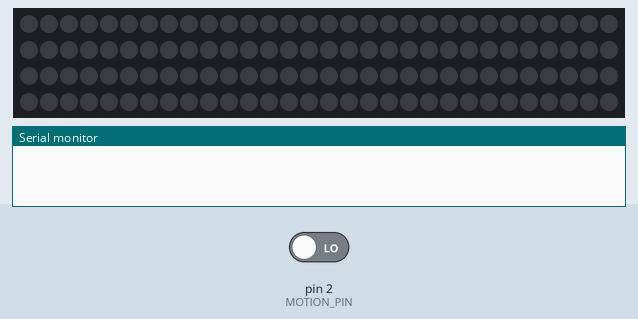
Simulated run of this sketch. Board: Arduino Uno, built with avr-gcc and run on an emulated ATmega328P. On the bench: 120 RGB LEDs in strip order, left to right, continuing on the next row, the last lines printed to the serial monitor. The test bench sets the inputs (shaded band); at power-on: pin 2 (MOTION_PIN) LOW. Dim RGB values are drawn brighter than linear.

Above: at 1.2 s.
1.3 s: pin 2 (MOTION_PIN) driven HIGH
At 2.09 s:
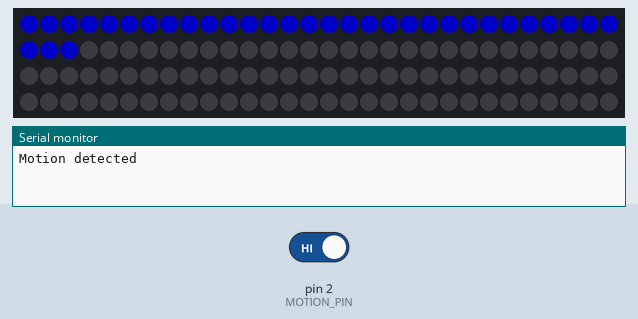
At 4.0 s:
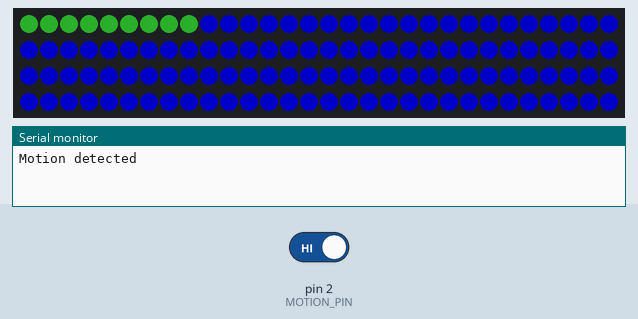

Measured:
- after the input at 1.3 s, the LEDs: first change at once (image 1 shows a later state)

The sketch:

AutoLights.ino
```cpp
/*
  Project: AutoLights
  Author: Liam Dyer
  Created: January 10, 2024
  Last Modified: January 10, 2024
  Description: This Arduino sketch controls an LED strip based on motion detection. When motion is detected,
               it triggers a predefined LED animation sequence. After a period of inactivity, the LEDs fade out.
*/

#include <FastLED.h>
const int MOTION_PIN = 2;
const int LED_PIN = 7;
const int NUM_LEDS = 120;

CRGB leds[NUM_LEDS];
bool motionDetected = false;
unsigned long motionStartTime = 0;
const unsigned long motionDuration = 60000; // 1 minute in milliseconds
uint8_t brightnessLevel = 100; // Initial brightness

/*
  Function: setup
  Description: Initializes the LED strip, sets initial brightness, and starts serial communication.
*/
void setup() {
  FastLED.addLeds<WS2812, LED_PIN, GRB>(leds, NUM_LEDS); // Initialize the LED lights
  FastLED.setBrightness(brightnessLevel); // Set initial brightness
  Serial.begin(9600);
  pinMode(MOTION_PIN, INPUT);
}

/*
  Function: lightAnimation
  Description: This function runs the light animation, it continuously loops through the lights
               Turning them all blue then green then purple
*/
void lightAnimation() {
  for (int i = 0; i < 120; i++) {
    leds[i] = CRGB(0, 0, 255);
    FastLED.show();
    delay(15);
  }

  for (int i = 0; i < 120; i++) {
    leds[i] = CRGB(34, 139, 34);
    FastLED.show();
    delay(15);
  }

  for (int i = 0; i < 120; i++) {
    leds[i] = CRGB(75, 0, 130);
    FastLED.show();
    delay(15);
  }
}


/*
  Function: loop
  Description: Handles motion detection, animation, and LED control based on motion state and time elapsed.
*/
void loop() {
  int motionValue = digitalRead(MOTION_PIN);

  if (motionValue && !motionDetected) {
    motionDetected = true;
    motionStartTime = millis();
    Serial.println("Motion detected");
  }

  if (motionDetected) {
    unsigned long elapsedTime = millis() - motionStartTime;

    if (elapsedTime >= motionDuration) {
      // If 1 minute has passed
      if (!digitalRead(MOTION_PIN)) {
        // If no motion is detected after 1 minute, turn off LEDs
        motionDetected = false;

        // Fade out LEDs after 1 minute
        for (int fadeValue = brightnessLevel; fadeValue > 0; fadeValue -= 5) {
          FastLED.setBrightness(fadeValue); // Set brightness level
          for (int i = 0; i < NUM_LEDS; i++) {
            leds[i].fadeToBlackBy(5); // Fade out LEDs
          }
          FastLED.show();
          delay(50);
        }
        // Turn off LEDs completely
        FastLED.clear();
        FastLED.show();
        Serial.println("Turning off LEDs");
      } else {
        // If motion is still detected after 1 minute, reset the timer and restart animation
        motionStartTime = millis();
        lightAnimation();
      }
    } else {
      // Run the animation while motion is detected
      lightAnimation();
    }
  }
}
```
